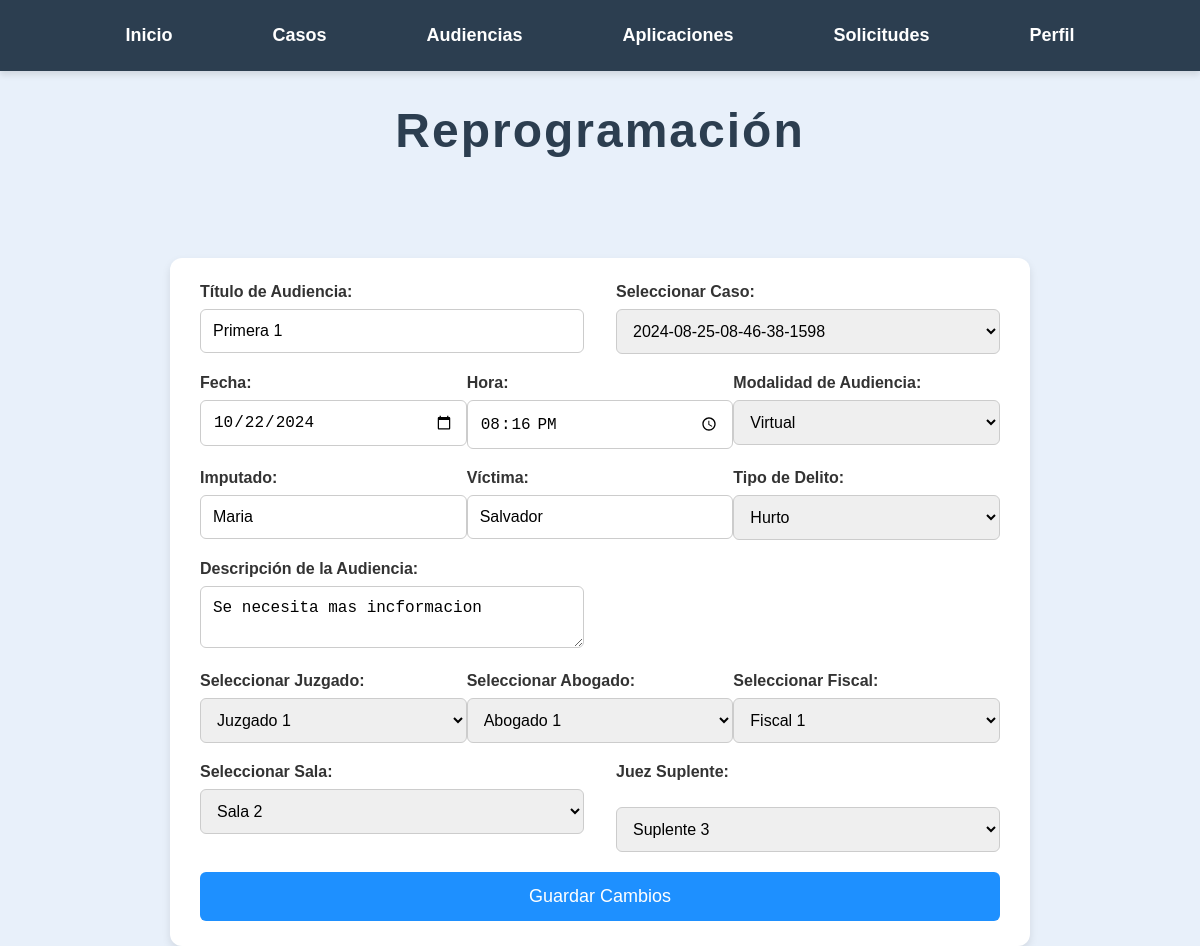
The app's page /Audiencias/editar_audiencia.php?id=8 (signed in), older data.
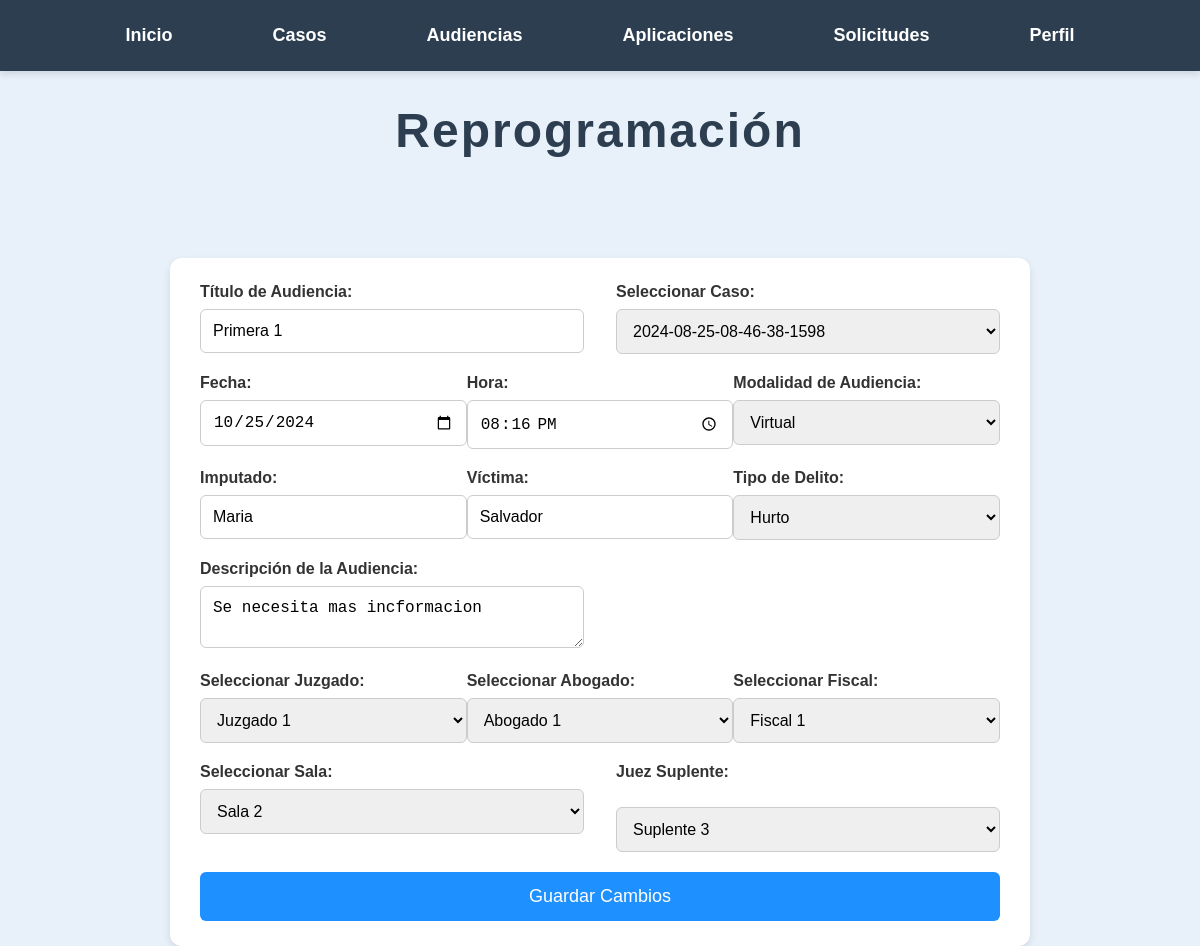
The same page, newer data.
### tables this page shows
CREATE TABLE `audiencias` (
  `id` int(11) NOT NULL,
  `titulo` varchar(255) NOT NULL,
  `caso` varchar(50) NOT NULL,
  `modalidad` varchar(50) NOT NULL,
  `fecha` date NOT NULL,
  `hora` time NOT NULL,
  `imputado` varchar(255) NOT NULL,
  `victima` varchar(255) NOT NULL,
  `delito` varchar(50) NOT NULL,
  `descripcion` text DEFAULT NULL,
  `juzgado` varchar(50) NOT NULL,
  `abogado` varchar(50) NOT NULL,
  `fiscal` varchar(50) NOT NULL,
  `sala` varchar(50) NOT NULL,
  `juez_suplente` varchar(50) NOT NULL
);

### Audiencias/editar_audiencia.php (the view, shortened to what the changed rows need)
<?php
function conectarDB() {
    $conn = new mysqli("localhost", "root", "", "legalcc");
    return $conn;
}
$conn = conectarDB();
$id = $_GET["id"];
$sql_audiencia = "SELECT * FROM audiencias WHERE id = $id";
$result_audiencia = $conn->query($sql_audiencia);
if ($result_audiencia->num_rows > 0) {
    $row = $result_audiencia->fetch_assoc();
    $sql_cases = "SELECT referencia FROM casos";
    $result_cases = $conn->query($sql_cases);
    $selected_case = $row['caso'];
    $currentPage = htmlspecialchars($_SERVER["PHP_SELF"]);
?>
<?php
$user_id = $_SESSION['user_id'];
$sql = "SELECT tipo FROM usuarios WHERE id = ?";
$stmt = $conn->prepare($sql);
$stmt->bind_param("i", $user_id);
$stmt->execute();
$stmt->bind_result($tipo_usuario);
?>
<!DOCTYPE html>
<html>
<head>
</head>
<body>
<nav>
        <ul>
            <li><a href="/Pagina_principal.php">Inicio</a></li>
            <li>
                <a href="/Casos/Buscar_Casos.php">Casos</a>
            </li>
            <li><a href="/Audiencias/Buscar_Audiencias.php">Audiencias</a></li>
            <li><a href="apps.php">Aplicaciones</a></li>
            <?php if ($tipo_usuario === 'juez'): ?>
            <li><a href="/Audiencias/ver_solicitudes.php">Solicitudes</a></li>
            <?php endif; ?>
            <li>
                <a href="/formularios/Perfil.php">Perfil</a>
            </li>
        </ul>
    </nav>
    <center><h1>Reprogramación</h1></center>
    <div class="container">
        <form method="post" action="<?= $currentPage ?>">
            <div style="display: flex; justify-content: space-between;">
                <div style="width: 48%;">
                    <label for="titulo">Título de Audiencia:</label>
                    <input type="text" id="titulo" name="titulo" value="<?= $row['titulo']; ?>">
                </div>
                <div style="width: 48%;">
                    <label for="caso">Seleccionar Caso:</label>
                    <select id="caso" name="caso">
                        <?php
                        while($row_case = $result_cases->fetch_assoc()) {
                            $selected = ($row_case['referencia'] == $selected_case) ? "selected" : "";
                            echo "<option value='{$row_case['referencia']}' $selected>{$row_case['referencia']}</option>";
                        }
                        ?>
                    </select>
                </div>
            </div>
            <div style="display: flex; justify-content: space-between;">
                <div style="width: 48%;">
                    <label for="fecha">Fecha:</label>
                    <input type="date" id="fecha" name="fecha" value="<?= $row['fecha']; ?>">
                </div>
                <div style="width: 48%;">
                    <label for="hora">Hora:</label>
                    <input type="time" id="hora" name="hora" value="<?= $row['hora']; ?>">
                </div>
                <div style="width: 48%;">
                    <label for="modalidad">Modalidad de Audiencia:</label>
                    <select id="modalidad" name="modalidad">
                        <option value="Virtual" <?= ($row['modalidad'] == 'Virtual') ? 'selected' : ''; ?>>Virtual</option>
                    </select>
                </div>
            </div>
            <div style="display: flex; justify-content: space-between;">
                <div style="width: 48%;">
                    <label for="imputado">Imputado:</label>
                    <input type="text" id="imputado" name="imputado" value="<?= $row['imputado']; ?>">
                </div>
                <div style="width: 48%;">
                    <label for="victima">Víctima:</label>
                    <input type="text" id="victima" name="victima" value="<?= $row['victima']; ?>">
                </div>
                <div style="width: 48%;">
                    <label for="delito">Tipo de Delito:</label>
                    <select id="delito" name="delito">
                        <option value="Hurto" <?= ($row['delito'] == 'Hurto') ? 'selected' : ''; ?>>Hurto</option>
                    </select>
                </div>
            </div>
            <div style="display: flex; justify-content: space-between;">
                <div style="width: 48%;">
                    <label for="descripcion">Descripción de la Audiencia:</label>
                    <textarea id="descripcion" name="descripcion"><?= $row['descripcion']; ?></textarea>
                </div>
            </div>
            <div style="display: flex; justify-content: space-between;">
                <div style="width: 48%;">
                    <label for="juzgado">Seleccionar Juzgado:</label>
                    <select id="juzgado" name="juzgado">
                        <option value="Juzgado 1" <?= ($row['juzgado'] == 'Juzgado 1') ? 'selected' : ''; ?>>Juzgado 1</option>
                    </select>
                </div>
                <div style="width: 48%;">
                    <label for="abogado">Seleccionar Abogado:</label>
                    <select id="abogado" name="abogado">
                        <option value="Abogado 1" <?= ($row['abogado'] == 'Abogado 1') ? 'selected' : ''; ?>>Abogado 1</option>
                    </select>
                </div>
                <div style="width: 48%;">
                    <label for="fiscal">Seleccionar Fiscal:</label>
                    <select id="fiscal" name="fiscal">
                        <option value="Fiscal 1" <?= ($row['fiscal'] == 'Fiscal 1') ? 'selected' : ''; ?>>Fiscal 1</option>
                    </select>
                </div>
            </div>
            <div style="display: flex; justify-content: space-between;">
                <div style="width: 48%;">
                    <label for="sala">Seleccionar Sala:</label>
                    <select id="sala" name="sala">
                        <option value="Sala 2" <?= ($row['sala'] == 'Sala 2') ? 'selected' : ''; ?>>Sala 2</option>
                    </select>
                </div>
                <div style="width: 48%;">
        <label for="juez_suplente">Juez Suplente:</label><br>
        <select id="juez_suplente" name="juez_suplente">
            <option value="Suplente 3" <?php if ($row['juez_suplente'] == 'Suplente 3') echo 'selected'; ?>>Suplente 3</option>
        </select><br>
        </div>
    </div>
            <input type="submit" value="Guardar Cambios">
        </form>
    </div>
<?php
} else {
    echo "No se encontró la audiencia.";
}
?>
</body>
</html>

Row changes from the older to the newer data that the page shows:
changed audiencias "Primera 1": fecha "10/22/2024" → "10/25/2024"
